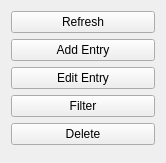
<?xml version="1.0" encoding="UTF-8"?>
<ui version="4.0">
 <class>Form</class>
 <widget class="QWidget" name="Form">
  <property name="geometry">
   <rect>
    <x>0</x>
    <y>0</y>
    <width>166</width>
    <height>163</height>
   </rect>
  </property>
  <property name="windowTitle">
   <string>Form</string>
  </property>
  <layout class="QVBoxLayout" name="verticalLayout">
   <item>
    <widget class="QPushButton" name="updateButton">
     <property name="text">
      <string>Refresh</string>
     </property>
    </widget>
   </item>
   <item>
    <widget class="QPushButton" name="addButton">
     <property name="text">
      <string>Add Entry</string>
     </property>
    </widget>
   </item>
   <item>
    <widget class="QPushButton" name="editButton">
     <property name="text">
      <string>Edit Entry</string>
     </property>
    </widget>
   </item>
   <item>
    <widget class="QPushButton" name="filterButton">
     <property name="text">
      <string>Filter</string>
     </property>
    </widget>
   </item>
   <item>
    <widget class="QPushButton" name="deleteButton">
     <property name="text">
      <string>Delete</string>
     </property>
    </widget>
   </item>
   <item>
    <spacer name="verticalSpacer">
     <property name="orientation">
      <enum>Qt::Vertical</enum>
     </property>
     <property name="sizeHint" stdset="0">
      <size>
       <width>20</width>
       <height>40</height>
      </size>
     </property>
    </spacer>
   </item>
  </layout>
 </widget>
 <resources/>
 <connections/>
</ui>
